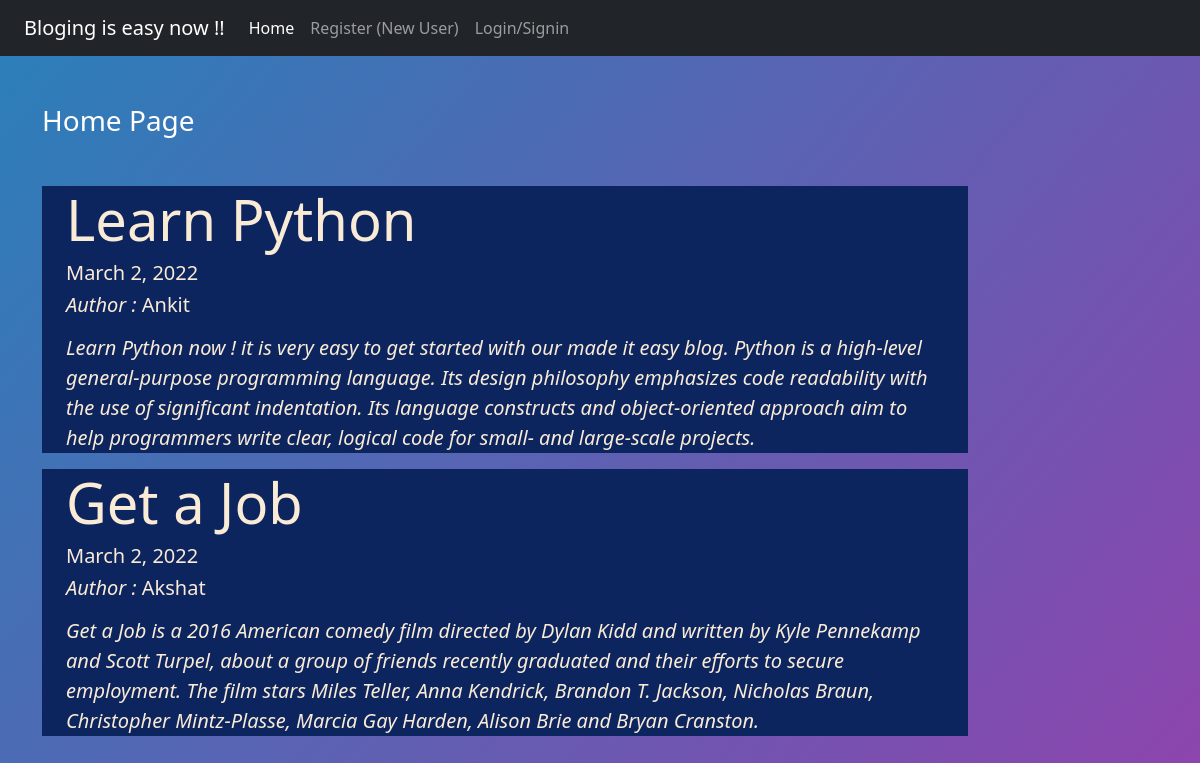
The page / on the database its author committed.
### blog/models.py (models this page shows)
class Post(models.Model):
    title = models.CharField(max_length=20)
    createdDate = models.DateField()
    author = models.CharField(max_length=20)
    description = models.TextField()
    isPublished = models.CharField(max_length=10)

### blog/views.py (the view)
# urls.py: 2. Add a URL to urlpatterns:  path('', views.home, name='home')
def home(request):
    posts = Post.objects.all()
    return render(request, 'home.html', {'posts':posts})

### blog/templates/home.html
{% extends 'base.html' %}
{% load static %}
{% block content %}
<div class="col-sm-10">
    <h3 class="text-white my-5">Home Page</h3>
    {% for post in posts %}
        <div class="jumbotron jumbotron-fluid jumbo-color">
            <div class="container">
                <h1 class="display-4 font-weight-bold">{{post.title}}</h1>
                <h5 class="display-9">{{post.createdDate}}</h5>
                <h5 class="display-9"><i>Author : </i>{{post.author}}</h5>
                <p class="lead my-3"><i>{{post.description}}</i></p>
            </div>
        </div>
    {% endfor %}
</div>
{% endblock %}

### blog/static/css/style.css (style rules this page uses)
html { height:100%; }
body { background : linear-gradient(130deg,#2980b9, #8e44ad); color: antiquewhite; height : 100%; }
.jumbo-color { background-color: rgb(13,37,94); }

### rows shown on the page
Post: title "Learn Python", createdDate "March 2, 2022", author "Ankit", description "Learn Python now ! it is very easy to get started with our made it easy blog. Python is a high-level general-purpose programming language. Its design philosophy emphasizes code readability with the use of significant indentation. Its language constructs and object-oriented approach aim to help programmers write clear, logical code for small- and large-scale projects."
Post: title "Get a Job", createdDate "March 2, 2022", author "Akshat", description "Get a Job is a 2016 American comedy film directed by Dylan Kidd and written by Kyle Pennekamp and Scott Turpel, about a group of friends recently graduated and their efforts to secure employment. The film stars Miles Teller, Anna Kendrick, Brandon T. Jackson, Nicholas Braun, Christopher Mintz-Plasse, Marcia Gay Harden, Alison Brie and Bryan Cranston."
